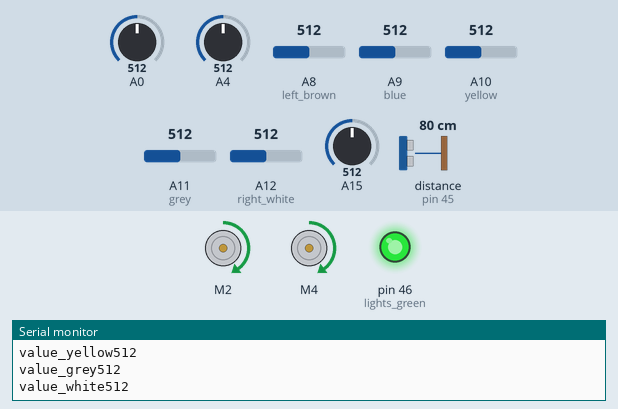
Simulated run of this sketch. Board: Arduino Mega 2560, built with avr-gcc and run on an emulated ATmega2560. On the bench: 2 × DC motor (green arrow = forward, orange = backward, longer = faster), output pins drawn as LEDs (lit = HIGH), the last lines printed to the serial monitor. The test bench sets the inputs (shaded band); at power-on: distance to the obstacle (sensor on pin 45) 80 cm, A11 (grey) = 512, A0 = 512, A4 = 512, A8 (left_brown) = 512, A9 (blue) = 512, A10 (yellow) = 512, A12 (right_white) = 512, A15 = 512. The echo pulse lasts 58.3 µs per cm.

Above: at 1.2 s.
1.3 s: distance to the obstacle (sensor on pin 45) set to 55 cm
2.8 s: distance to the obstacle (sensor on pin 45) set to 45 cm
At 4.1 s:
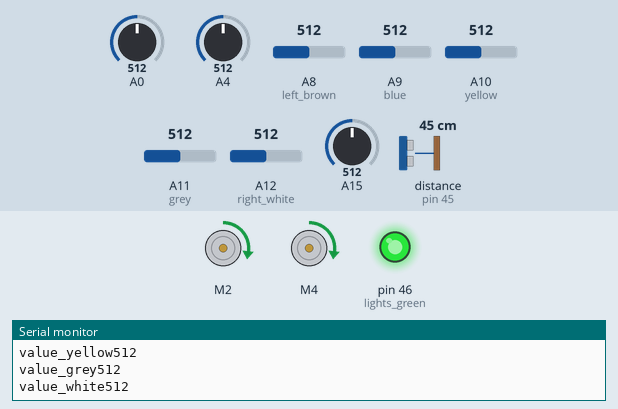
4.6 s: distance to the obstacle (sensor on pin 45) set to 34 cm
6.1 s: distance to the obstacle (sensor on pin 45) set to 28 cm
At 6.7 s:
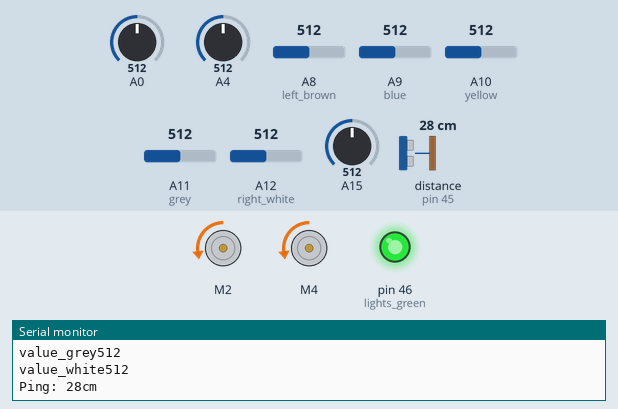
9.2 s: A11 (grey) set to 474
At 10.8 s:
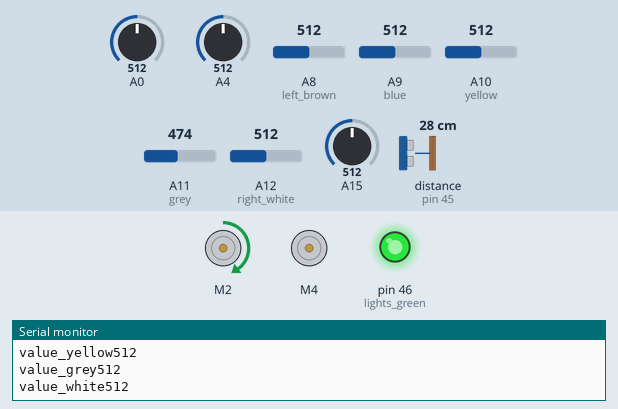
12.3 s: A11 (grey) set to 501
At 13.7 s:
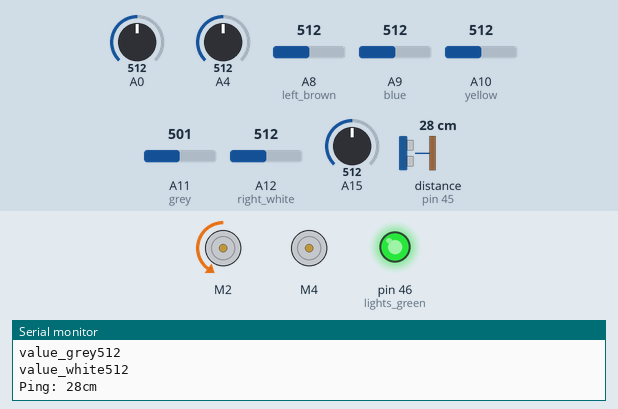
Timing chart, 0 to 16.4 s (numbered marks = the images above; inputs shaded):
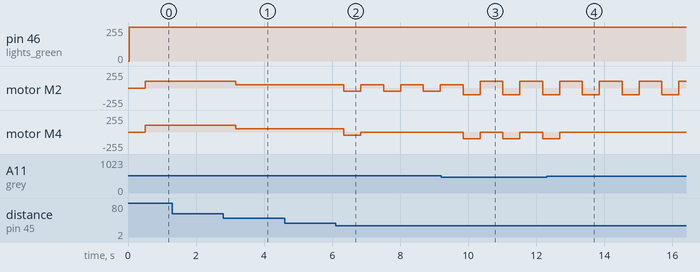

Measured:
- the behaviour switches between 50 and 49 cm on distance to the obstacle (sensor on pin 45) (found by bisection; images 0 and 1)
- the behaviour switches between 31 and 30 cm on distance to the obstacle (sensor on pin 45) (found by bisection; images 1 and 2)
- the behaviour switches between 490 and 489 on A11 (grey) (found by bisection; images 2 and 3)
- after the input at 2.8 s, motor M2, motor M4: forward 100/255 → forward 50/255 after 0.37 s
- after the input at 6.1 s, motor M2: alternates forward 50/255 for 0.67 s and backward 50/255 for 0.50 s, starting after 0.25 s; motor M4: forward 50/255 → backward 50/255 after 0.25 s, → stopped 0.50 s later
- after the input at 9.2 s, motor M4: alternates backward 100/255 for 0.50 s and stopped for 0.67 s, starting after 0.65 s
- after the input at 12.3 s, motor M4: goes on until 12.7 s, then stays stopped

The sketch:

Rafid.ino
```cpp
#include <AFMotor.h> // Motor Library add
#define lights_green 46
#include <NewPing.h>
#define TRIGGER_PIN  44
#define ECHO_PIN     45
#define MAX_DISTANCE 200
AF_DCMotor motor(2,MOTOR12_64KHZ); //Left MOTOR-reset button of motor driver as a reference
AF_DCMotor motor2(4,MOTOR12_64KHZ); //Right MOTOR
int left_brown = 8; //Start from left sense pin
int blue = 9;
int yellow = 10;
int grey = 11;
int right_white = 12;
int value_brown, value_blue,value_yellow, value_grey, value_white;
int convalue1, convalue2,convalue3, convalue4,convalue5;
int leftOffset,rightOffset,xright,xleft,centre;
int distance;
NewPing sonar(TRIGGER_PIN, ECHO_PIN, MAX_DISTANCE);

void calibrate() {
for (int x=0; x<10; x++) { // run this 10 times to obtain average
digitalWrite(lights_green, HIGH); // lights on
//delay(100);
value_brown = analogRead(left_brown);//Name of color indicates the colors of the wires
value_blue = analogRead(blue);
value_yellow = analogRead(yellow);
value_grey = analogRead(grey);
value_white = analogRead(right_white);
leftOffset = leftOffset + value_brown;// add value of left sensor to total
xleft=xleft+value_blue;
centre = centre + value_yellow;// add value of centre sensor to total
xright=xright+value_grey;
rightOffset = rightOffset + value_white; // add value of right sensor to total
//delay(100);
digitalWrite(lights_green, LOW); // lights off
//delay(100);
}
// obtain average for each sensor
leftOffset = leftOffset / 10;
xleft=xleft/10;
centre = centre /10;
xright=xright/10;
rightOffset = rightOffset / 10;


}
void setup()
{
  Serial.begin(9600);
  pinMode(value_brown, INPUT);
  pinMode(value_blue, INPUT);
  pinMode(value_yellow, INPUT);
  pinMode(value_grey, INPUT);
  pinMode(value_white, INPUT);
 pinMode(lights_green, OUTPUT);
 calibrate();
//delay(3000);
digitalWrite(lights_green, HIGH); // lights on
//delay(100);

}
void loop()
{
  delay(500);                      // Wait 50ms between pings (about 20 pings/sec). 29ms should be the shortest delay between pings.
  unsigned int uS = sonar.ping(); // Send ping, get ping time in microseconds (uS).
  Serial.print("Ping: ");
  distance = uS / US_ROUNDTRIP_CM;
  //Serial.print(uS / US_ROUNDTRIP_CM); // Convert ping time to distance in cm and print result (0 = outside set distance range)
  Serial.print(distance);
  Serial.println("cm");
  if (convalue1!=0 ||
convalue2!=0 ||
convalue3!=0 ||
convalue4!=0 ||
convalue5!=0 &&
distance>10
)
{
  motor.setSpeed(100);
motor2.setSpeed(100);
motor.run(FORWARD);
motor2.run(FORWARD);
}

if(distance>200 || distance ==0 || distance>30)
{
  motor.setSpeed(100);
motor2.setSpeed(100);
motor.run(FORWARD);
motor2.run(FORWARD);
}

if(distance<=50 && distance >30)
{
  motor.setSpeed(50);
  motor2.setSpeed(50);
}

else if(distance<=30)
{
  motor.run(BACKWARD);
  motor2.run(BACKWARD);

  delay(500);
  motor.run(FORWARD);
  motor2.setSpeed(0);
  delay(150);

}

value_brown = analogRead(left_brown);
value_blue = analogRead(blue);
value_yellow = analogRead(yellow);
value_grey = analogRead(grey);
value_white = analogRead(right_white);
Serial.print("value_brown");
Serial.println(analogRead(value_brown));
Serial.print("value_blue");
Serial.println(analogRead(value_blue));
Serial.print("value_yellow");
Serial.println(analogRead(value_yellow));
Serial.print("value_grey");
Serial.println(analogRead(value_grey));
Serial.print("value_white");
Serial.println(analogRead(value_white));

//delay(2000);

{
{if ( value_brown >=490 && value_brown <= 1022 )
convalue1 = 0 ; //Black

else if ( value_brown >= 15 && value_brown <= 491)
convalue1 = 1 ;
} //; //White
{if ( value_blue >= 490 && value_blue <= 1022)
convalue2 = 0 ;  //Black
else if ( value_blue >=15 && value_blue <= 491)
convalue2 = 1 ;
} //White
{if ( value_yellow >= 490 && value_yellow <= 1022)
convalue3 = 0 ;  //Black
else if ( value_yellow >= 15 && value_yellow <= 491)
convalue3 = 1 ;
} //White
{if ( value_grey >= 490 && value_grey <= 1022)
convalue4 = 0 ;  //Black
else if ( value_grey >= 15 && value_grey <=491 )
convalue4 = 1 ;} //White
{if ( value_white >= 490 &&value_white <= 1022)
convalue5 = 0 ;  //Black
else if (value_white >= 15 && value_white <= 491)
convalue5 = 1 ;} //White
}


/*if (convalue1==0 &&
convalue2==0 &&
convalue3==0 &&
convalue4==0 &&
convalue5==0 ) //Stop
 {
Serial.print("Go straight new");
delay(900);
motor.setSpeed(0);
motor2.setSpeed(0);
 }*/

}
```
